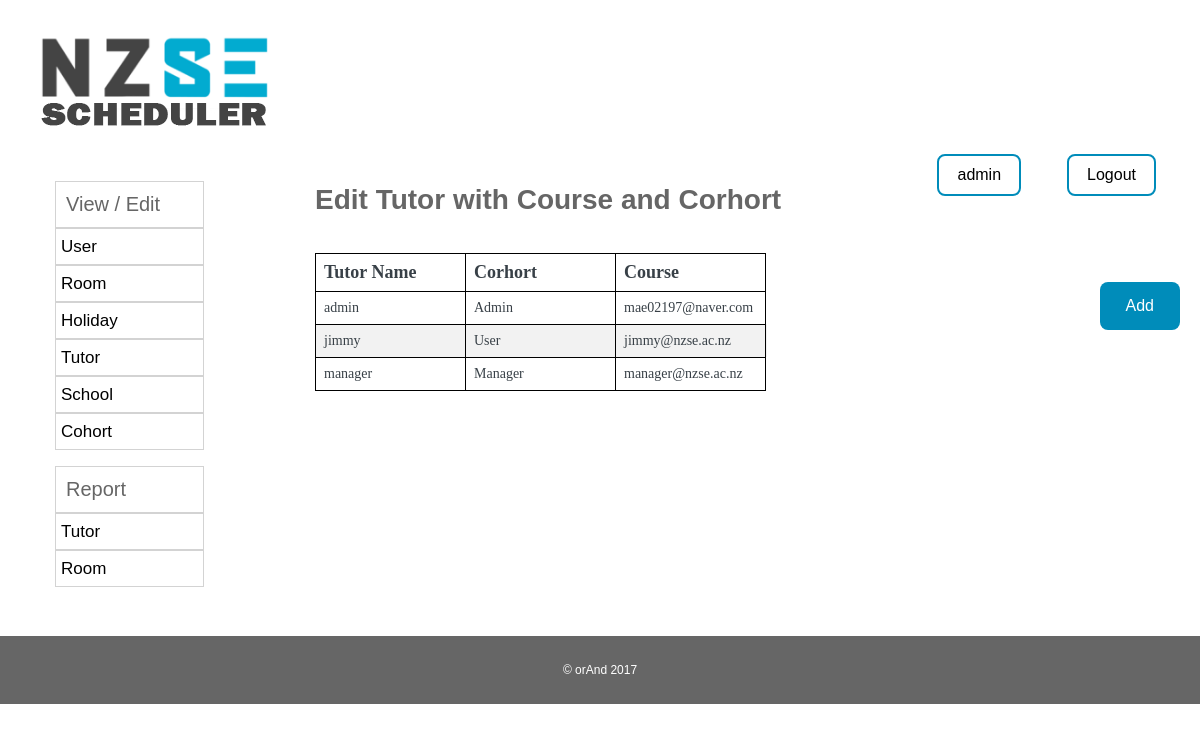
Screenshot of /admin_home/admin_edittutorcorhortcourse.php (signed in) with the database file from the repository.
### tables this page shows
CREATE TABLE IF NOT EXISTS `user` (
  `userid` varchar(10) NOT NULL,
  `password` varchar(50) NOT NULL,
  `usertype` int(10) DEFAULT '0',
  `email` varchar(35) NOT NULL
);

### admin_home/admin_edittutorcorhortcourse.php (the view, shortened to what this page needs)
<!DOCTYPE html PUBLIC "-//W3C//DTD XHTML 1.0 Strict//EN"
"http://www.w3.org/TR/xhtml1/DTD/xhtml1-strict.dtd">
<html xmlns="http://www.w3.org/1999/xhtml" lang="en" xml:lang="en">
<head>
	<?php include '../php_includes/head_elements.php'; ?>
	<?php include '../php_includes/alertbox.php'; ?>
</head>
<body>
<div id="tables_refresh">
<div id="page-container">
			<?php include '../php_includes/header.php'; ?>
			<?php include '../php_includes/nav.php'; ?>
			<div class="col-6 col-m-9 content">
				<h1>Edit Tutor with Course and Corhort</h1>
<br />
<?php include '../php_includes/add.php'; ?>
<div class="tables">
<?php
	include '../php_script/connectDB.php';
	$result = "SELECT * FROM user ";
		echo "<table id='student_resit' class='border'>
		<col span='1' class='wide'>
		<thead>
		<tr>
		<th>Tutor Name</th>
		<th>Corhort</th>
		<th>Course</th>
		</tr>
		</thead>";
		if ($runquery = $conn->query($result))
		{
			while($row = $runquery->fetch_assoc())
			{
				$userid = $row['userid'];
				if($row['usertype']==1)
				{
					$usertype="Admin";
				}
				elseif($row['usertype']==0)
				{
					$usertype="User";
				}
				elseif($row['usertype']==2)
				{
					$usertype="Manager";
				}
				else
				{
					$usertype="Undefined";
				}
				echo "<tr value='$userid' class='data'>";
				echo "<td>" . $userid . "</td>";
				echo "<td>" . $usertype ."</td>";
				echo "<td>" . $row['email'] ."</td>";
				echo "</tr>";
			}
		}
		echo "</table>";
		?>
</div>
</div>
</div>
<br><br><br><br><br>
<?php include '../php_includes/footer.php';?>
</div>
</body>
</html>

### css/stickyheader.css (style rules this page uses)
.ccc { background-color:blue; display:none; }

### rows the page displays
user: userid "admin", usertype "Admin", email "mae02197@naver.com"
user: userid "jimmy", usertype "User", email "jimmy@nzse.ac.nz"
user: userid "manager", usertype "Manager", email "manager@nzse.ac.nz"

### other values shown
$_SESSION["userid"] "admin"
